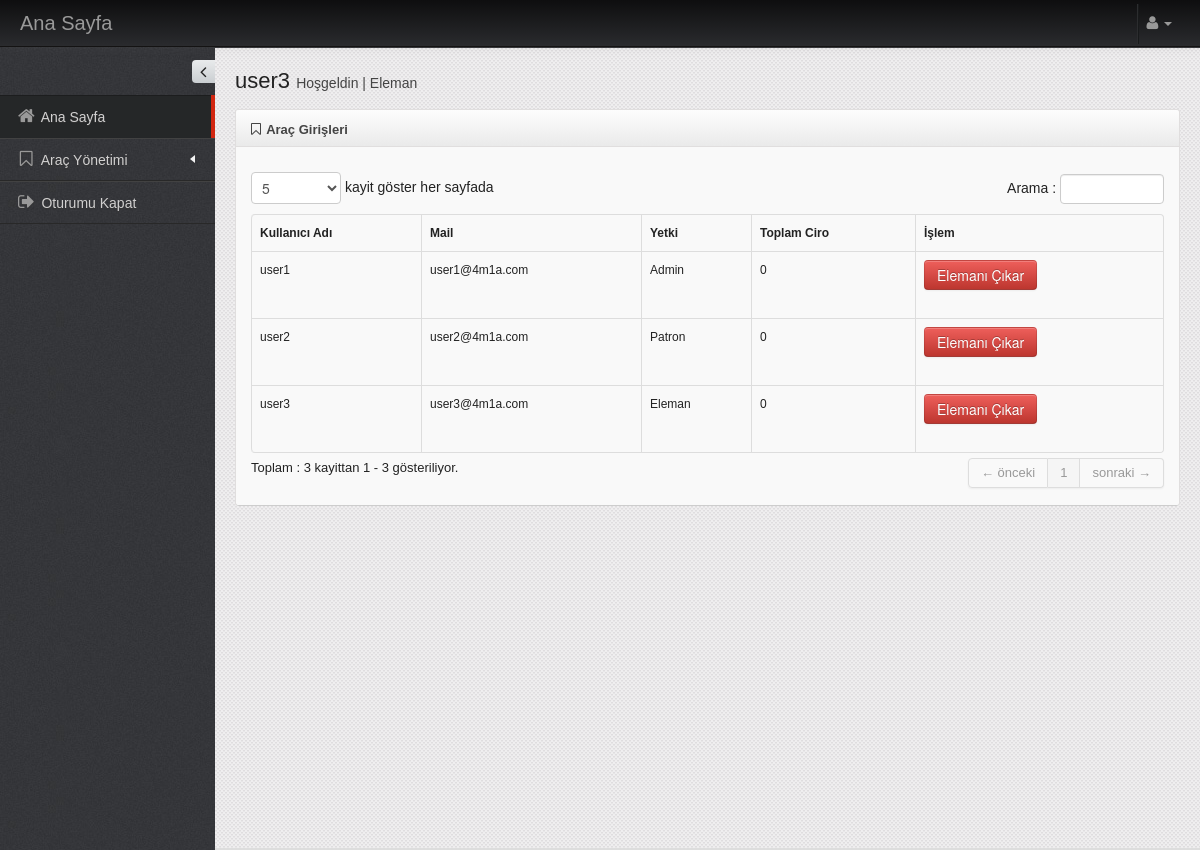
The app's page /eleman_cikar.php (signed in) with its own data.
### tables this page shows
CREATE TABLE `user` (
  `id` int(11) NOT NULL,
  `kullanici` varchar(50) NOT NULL,
  `mail` varchar(100) NOT NULL,
  `sifre` varchar(150) NOT NULL,
  `yetki` varchar(50) NOT NULL
);

### eleman_cikar.php (the view, shortened to what this page needs)
<?php
	include("include/config.php");
	if(empty($_SESSION["kullanici"])){
		header("Refresh: 0; url= index.php");
	}else{
?>
<!DOCTYPE html>
 <html lang="tr">
	<head>
		<link href="assets/plugins/bootstrap/css/bootstrap.min.css" rel="stylesheet" />
		<link href="assets/plugins/bootstrap/css/bootstrap-responsive.min.css" rel="stylesheet" />
		<link href="assets/plugins/font-awesome/css/font-awesome.css" rel="stylesheet" />
		<link href="assets/css/style.css" rel="stylesheet" />
		<link href="assets/css/style-responsive.css" rel="stylesheet" />
		<link href="assets/css/themes/default.css" rel="stylesheet" id="style_color" />
		<link href="assets/plugins/uniform/css/uniform.default.css" rel="stylesheet" type="text/css" />
		<link href="#" rel="stylesheet" id="style_metro" />
		<link href="assets/plugins/fancybox/source/jquery.fancybox.css" rel="stylesheet" rel="stylesheet" type="text/css" />
		<link href="assets/plugins/gritter/css/jquery.gritter.css" rel="stylesheet" type="text/css" />
		<link href="assets/plugins/bootstrap-daterangepicker/daterangepicker.css" rel="stylesheet" type="text/css" />
		<link href="assets/plugins/fullcalendar/fullcalendar/bootstrap-fullcalendar.css" rel="stylesheet" type="text/css"  />
		<link href="assets/plugins/jqvmap/jqvmap/jqvmap.css" media="screen" rel="stylesheet" type="text/css" />
	</head>
	<body class="fixed-top">
		<?php include("header.php") ;?>
		<div id="container" class="row-fluid">
			<?php include("menu.php") ;?>
		</div>
		<div id="body">
			<div class="container-fluid">
				<div class="row-fluid">
						<div class="span12">
							<h3 class="page-title">
								<?php echo $_SESSION['kullanici']; ?> <small>Hoşgeldin | <?php echo $_SESSION['yetki']; ?></small>
							</h3>
						</div>
				</div>
				<div id="page" class="dashboard">
					<div class="row-fluid">
						<div class="span12">
							<div class="widget box light-grey">
								<div class="widget-title">
									<h4><i class="icon-bookmark-empty"></i> Araç Girişleri</h4>
								</div>
								<div class="widget-body">
									<div class="clearfix margin-bottom-10"></div>
									<table class="table table-striped table-bordered table-hover" id="sample_1" style="font-size:12px;">
										<thead>
											<tr>
												<th>Kullanıcı Adı</th>
												<th>Mail</th>
												<th>Yetki</th>
												<th>Toplam Ciro</th>
												<th>İşlem</th>
											</tr>
										</thead>
										<tbody>
											<?php
											$selectUser = "SELECT * FROM user";
											$rUser = $conn->query($selectUser);
											if (mysqli_num_rows($rUser)>0){
												while ($row = $rUser->fetch_array(MYSQLI_NUM)) {
													if(strcmp(0,$row[4])){
														echo '<tr class="odd gradeX"><td>'.$row[1].'</td>
														<td>'.$row[2].'</td>
														<td>'.$row[4].'</td>';
														$selectKasa = "SELECT miktar FROM kasa WHERE eleman_id='".$row[0]."'";
														$ciro = $conn->query($selectKasa);
														if (mysqli_num_rows($ciro)>0){
															$total = 0;
															while ($elemanCiro = $ciro->fetch_array(MYSQLI_NUM)) {
																$total = $total + $elemanCiro[0];
															}
															echo '<td>'.$total.'</td>';
														}else{
															echo '<td>0</td>';
														}
														echo '<td><form method="post" action="'.htmlspecialchars($_SERVER["PHP_SELF"]).'">
															<button type="submit" class="btn btn-danger" name="id" value="'.$row[0].'">Elemanı Çıkar</button></form></td>';
													}
												}
											}
											?>
										</tbody>
									</table>
								</div>
							</div>
						</div>
					</div>
				</div>
			</div>
		</div>
	</body>
</html>
<?php } ?>

### assets/css/style.css (style rules this page uses)
body { color: #000; font-family: 'Arial'; padding: 0px !important; margin: 0px !important; font-size:13px; }
[class^="icon-"], [class*=" icon-"],[class^="icon-"]:hover, [class*=" icon-"]:hover { background: none !important; }
h3 small, h small, h5 small { color: #444; }
h1, h2, h3, h4, h5, h6 { font-weight: normal; }
.page-title { font-size: 22px; display: block; font-weight: normal !important; margin: 13px 0px 8px 0px; }
.page-title small { font-size: 14px; }
.margin-bottom-10 { margin-bottom: 10px; }
.fixed-top #container { margin-top: 48px; }
#body { margin-top: 0px; margin-left: 215px; min-height: 800px; background: #f7f7f7 url("../img/body-bg.png"); border-bottom: 2px solid #ddd; }
.widget-body .table { padding-bottom: 0px !important; margin-bottom: 0px !important; }
.widget { background: none repeat scroll 0 0 #F9F9F9; border-top: 1px solid #e0dede; border-left: 1px solid #e0dede; border-right: 1px solid #e0dede; margin-top: 0px; margin-bottom: 20px; -webkit-border-radius: 3px; -moz-border-radius: 3px; border-radius: 3px; }
.widget-title { background-color: #EFEFEF; background-image: -webkit-gradient(linear, 0 0%, 0 100%, from(#FDFDFD), to(#EAEAEA)); background-image: -webkit-linear-gradient(top, #FDFDFD 0%, #EAEAEA 100%); background-image: -moz-linear-gradient(top, #FDFDFD 0%, #EAEAEA 100%); background-image: -ms-linear-gradient(top, #FDFDFD 0%, #EAEAEA 100%); background-image: -o-linear-gradient(top, #FDFDFD 0%, #EAEAEA 100%); background-image: -linear-gradient(top, #FDFDFD 0%, #EAEAEA 100%); filter: progid:DXImageTransform.Microsoft.gradient( startColorstr='#fdfdfd', endColorstr='#eaeaea',GradientType=0 ); border-bottom: 1px solid #e0dede; height: 36px; -webkit-border-radius: 3px 3px 0px 0px; -moz-border-radius: 3px 3px 0px 0px; border-radius: 3px 3px 0px 0px; }
.widget-title > h4 { color: #444; float: left; font-size: 13px; font-weight: bold; padding: 12px 11px 10px 15px; line-height: 12px; margin: 0; }
.widget-title > h4 i { font-size: 14px; margin-right: 2px; }
.widget-body { display: block; padding: 15px 15px; border-bottom: 1px solid #CDCDCD; -webkit-border-radius: 0px 0px 3px 3px; -moz-border-radius: 0px 0px 3px 3px; border-radius: 0px 0px 3px 3px; }
.dataTable { clear: both; margin-top: 5px; }

### assets/css/style-responsive.css (style rules this page uses)
@media (min-width: 980px) { #body { margin-top: 0px !important; } }
@media (min-width: 980px) { .fixed-top #body { margin-top: 20px; } }

### assets/css/themes/default.css (style rules this page uses)
body { color: #222; background-color:#3c3c3c !important; background-image: url(../../img/bg-default.png) !important; }

### records on screen
user: kullanici "user1", mail "user1@4m1a.com", yetki "Admin", $row[0] 1 (drawn)
user: kullanici "user2", mail "user2@4m1a.com", yetki "Patron", $row[0] 2 (drawn)
user: kullanici "user3", mail "user3@4m1a.com", yetki "Eleman", $row[0] 3 (drawn)

### other values on screen
$_SESSION['kullanici'] "user3"
$_SESSION['yetki'] "Eleman"
